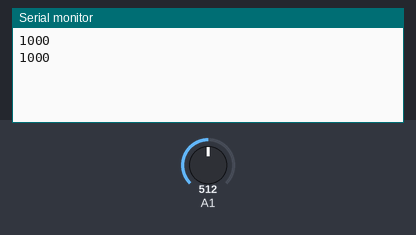
The sketch below on a simulated Arduino Uno, built with avr-gcc and run on an emulated ATmega328P. Parts: the last lines printed to the serial monitor. The test bench sets the inputs (shaded band); at power-on: A1 = 512.

Above: at 1.8 s.
1.9 s: A1 set to 716
At 2.5 s:
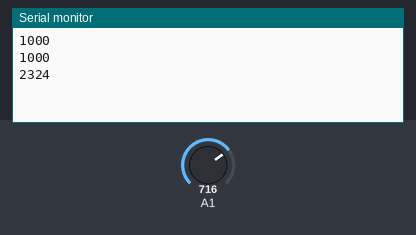
3.4 s: A1 set to 900
At 4.8 s:
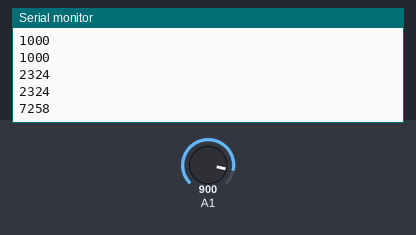
Timing chart, 0 to 6.4 s (numbered marks = the images above; inputs shaded):
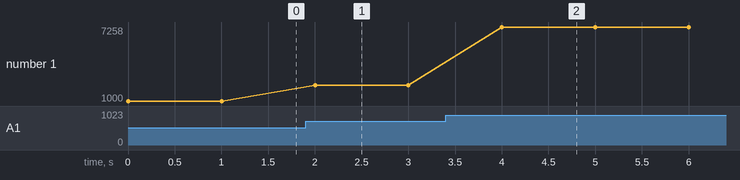

Measured:
- after the input at 1.9 s, the serial monitor: prints a new line after 0.10 s (image 1)
- after the input at 3.4 s, the serial monitor: prints a new line after 0.60 s (image 2)
- plotted number 1: 1000 → 2324 after the input at 1.9 s, 2324 → 7258 after the input at 3.4 s

The sketch:

soprotivlenie.ino
```cpp
int Vin = 5;      // напряжение на выводе 5V arduino
float Vout = 0;   // напряжение на выводе A0 arduino
float R1 = 1000;  // значение известного сопротивления
int R2 = 0;     // значение неизвестного сопротивления

int a2d_data = 0;
float buffer = 0;

void setup()
{
  Serial.begin(9600);
}

void loop()
{
  a2d_data = analogRead(A1);
  if (a2d_data)
  {
    buffer = a2d_data * Vin;
    Vout = (buffer) / 1024.0;
    buffer = Vout / (Vin - Vout);
    R2 = R1 * buffer;
    if(R2 <= 0 ){
      R2 = 0;
    }
    Serial.println(R2);
    delay(1000);
  }
}
```
